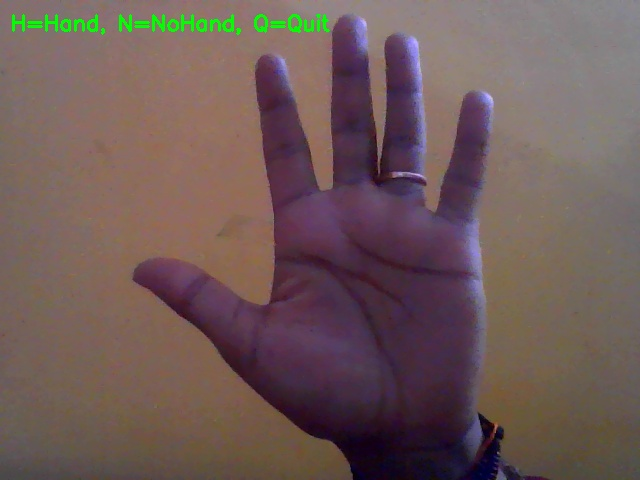
#> input picture hand_poc/dataset/hand/hand_0.jpg, 640 x 480 px, given in place of the camera
$ python main.py
#> lines starting #> are read from the running program, lines starting #| are printed output that depends on the picture
import cv2
import numpy as np
import math

DIST_WARNING = 350
DIST_DANGER = 150
BOX_SIZE = 150
BOX_COLOR_SAFE = (0, 255, 0)      # Green  - Safe
BOX_COLOR_WARN = (0, 255, 255)    # Yellow - Warning
BOX_COLOR_DANGER = (0, 0, 255)    # Red    - Danger

calibrated = False
lower_skin = np.array([0, 0, 0])
upper_skin = np.array([179, 255, 255])

def nothing(x):
    """Dummy function required for creating OpenCV trackbars."""
    pass
# [40 lines left out: function calibrate_color, not called in this run]

def main():
    global calibrated, lower_skin, upper_skin
    cap = cv2.VideoCapture(0)
    cv2.namedWindow("Trackbars")
    cv2.resizeWindow("Trackbars", 300, 300)
    cv2.createTrackbar("L - H", "Trackbars", 0, 179, nothing)
    cv2.createTrackbar("L - S", "Trackbars", 0, 255, nothing)
    cv2.createTrackbar("L - V", "Trackbars", 0, 255, nothing)
    cv2.createTrackbar("U - H", "Trackbars", 179, 179, nothing)
    cv2.createTrackbar("U - S", "Trackbars", 255, 255, nothing)
    cv2.createTrackbar("U - V", "Trackbars", 255, 255, nothing)
    while True:
        ret, frame = cap.read()
#> frame is the input picture: shape (480, 640, 3); mean B, G, R 88.1, 90.1, 110.6
        if not ret:
            break
        frame = cv2.flip(frame, 1)
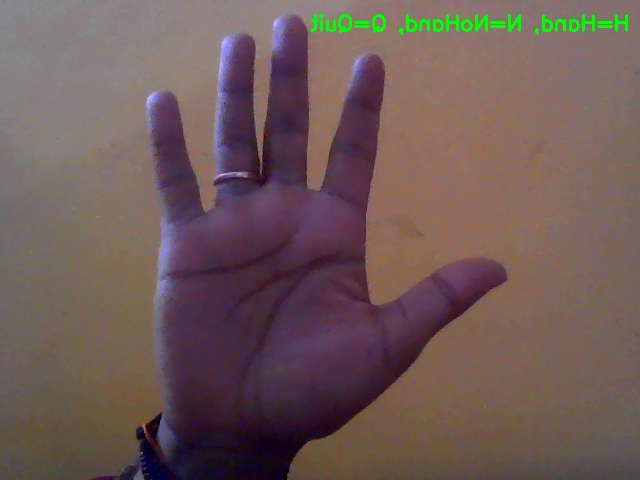
#> frame: shape (480, 640, 3); mean B, G, R 88.1, 90.1, 110.6
        h, w, _ = frame.shape
#> h = 480; w = 640
        box_x = w - BOX_SIZE - 50
#> box_x = 440
        box_y = (h // 2) - (BOX_SIZE // 2)
#> box_y = 165
        box_center = (box_x + BOX_SIZE // 2, box_y + BOX_SIZE // 2)
#> box_center = (515, 240)
        if not calibrated:
            guide_x, guide_y = w // 2 - 50, h // 2 - 50
#> guide_x = 270; guide_y = 190
            guide_w, guide_h = 100, 100
            cv2.rectangle(frame, (guide_x, guide_y), (guide_x + guide_w, guide_y + guide_h), (0, 255, 0), 2)

            cv2.putText(frame, "STEP 1: Place hand in box", (w//2 - 150, h//2 - 70),
                        cv2.FONT_HERSHEY_SIMPLEX, 0.7, (0, 255, 0), 2)
            cv2.putText(frame, "STEP 2: Press 'S' to Start", (w//2 - 150, h//2 + 80),
                        cv2.FONT_HERSHEY_SIMPLEX, 0.7, (0, 255, 0), 2)

            cv2.rectangle(frame, (box_x, box_y), (box_x + BOX_SIZE, box_y + BOX_SIZE), (120, 120, 120), 2)
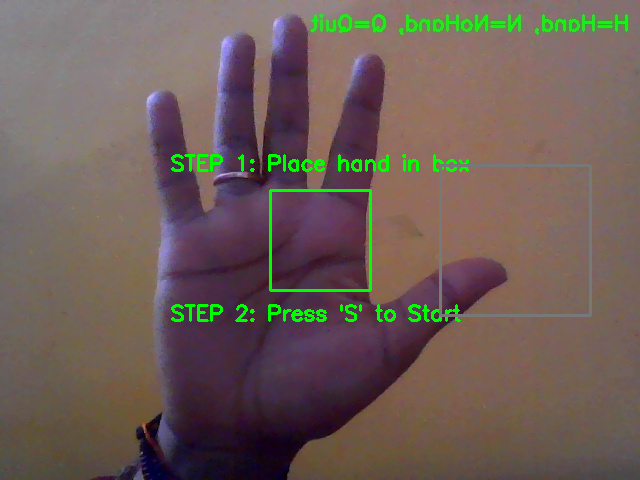
#> frame: shape (480, 640, 3); mean B, G, R 87.2, 93.1, 109.2
            if cv2.waitKey(1) == ord('s'):
#> (key q is pressed here)
                lower_skin, upper_skin = calibrate_color(frame, (guide_x, guide_y, guide_w, guide_h))
                calibrated = True

        else:
            l_h = cv2.getTrackbarPos("L - H", "Trackbars")
            l_s = cv2.getTrackbarPos("L - S", "Trackbars")
            l_v = cv2.getTrackbarPos("L - V", "Trackbars")
            u_h = cv2.getTrackbarPos("U - H", "Trackbars")
            u_s = cv2.getTrackbarPos("U - S", "Trackbars")
            u_v = cv2.getTrackbarPos("U - V", "Trackbars")
            lower_skin = np.array([l_h, l_s, l_v])
            upper_skin = np.array([u_h, u_s, u_v])
            hsv = cv2.cvtColor(frame, cv2.COLOR_BGR2HSV)
            mask = cv2.inRange(hsv, lower_skin, upper_skin)
            mask = cv2.erode(mask, None, iterations=2)
            mask = cv2.dilate(mask, None, iterations=2)
            contours, _ = cv2.findContours(mask, cv2.RETR_TREE, cv2.CHAIN_APPROX_SIMPLE)
            status = "SAFE"
            status_color = BOX_COLOR_SAFE

            if contours:
                c = max(contours, key=cv2.contourArea)
                if cv2.contourArea(c) > 2000:
                    M = cv2.moments(c)
                    if M["m00"] != 0:
                        cx = int(M["m10"] / M["m00"])
                        cy = int(M["m01"] / M["m00"])
                        cv2.drawContours(frame, [c], -1, (255, 0, 0), 2)
                        cv2.circle(frame, (cx, cy), 10, (255, 0, 0), -1)
                        cv2.line(frame, (cx, cy), box_center, (200, 200, 200), 1)
                        dist = math.sqrt((cx - box_center[0])**2 + (cy - box_center[1])**2)
                        in_box_x = box_x < cx < box_x + BOX_SIZE
                        in_box_y = box_y < cy < box_y + BOX_SIZE

                        if (in_box_x and in_box_y) or dist < DIST_DANGER:
                            status = "DANGER"
                            status_color = BOX_COLOR_DANGER
                        elif dist < DIST_WARNING:
                            status = "WARNING"
                            status_color = BOX_COLOR_WARN
                        else:
                            status = "SAFE"
                            status_color = BOX_COLOR_SAFE
                        cv2.putText(frame, f"Dist: {int(dist)}px", (cx - 40, cy - 20),
                                    cv2.FONT_HERSHEY_SIMPLEX, 0.55, (255, 255, 255), 2)

            if status == "DANGER":
                cv2.rectangle(frame, (box_x, box_y), (box_x + BOX_SIZE, box_y + BOX_SIZE),
                              status_color, -1)
                cv2.putText(frame, "DANGER!", (w//2 - 100, h//2),
                            cv2.FONT_HERSHEY_SIMPLEX, 1.5, (0, 0, 255), 4)
            else:
                cv2.rectangle(frame, (box_x, box_y), (box_x + BOX_SIZE, box_y + BOX_SIZE),
                              status_color, 3)

            cv2.putText(frame, f"STATUS: {status}", (20, 50),
                        cv2.FONT_HERSHEY_SIMPLEX, 1, status_color, 2)
            mask_preview = cv2.resize(mask, (160, 120))
            mask_preview = cv2.cvtColor(mask_preview, cv2.COLOR_GRAY2BGR)
            frame[h - 120:h, 0:160] = mask_preview
            cv2.putText(frame, "Mask View", (5, h - 125),
                        cv2.FONT_HERSHEY_SIMPLEX, 0.5, (255,255,255), 1)

            if cv2.waitKey(1) == ord('r'):
                calibrated = False
        cv2.imshow("Hand Tracking", frame)

        if cv2.waitKey(1) & 0xFF == ord('q'):
#> (key q is pressed here)
            break
    cap.release()
    cv2.destroyAllWindows()
if __name__ == "__main__":
    main()

$ run again, on hand_poc/dataset/hand/hand_1.jpg
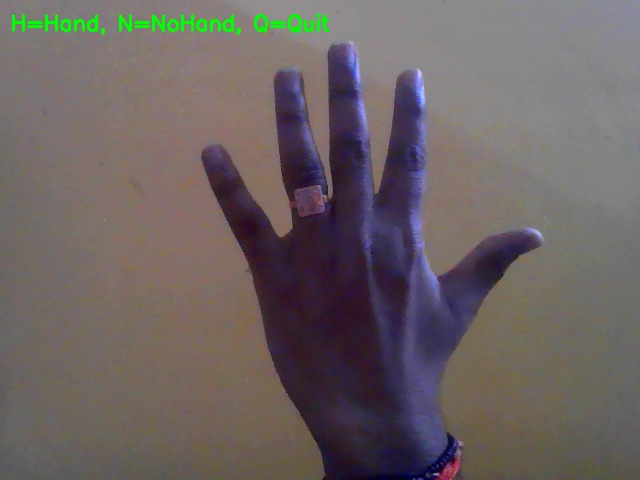
#> input picture hand_poc/dataset/hand/hand_1.jpg, 640 x 480 px, given in place of the camera
#> in main, frame is the input picture: shape (480, 640, 3); mean B, G, R 98.7, 98.8, 107.8
#> in main, `frame = cv2.flip(frame, 1)`:
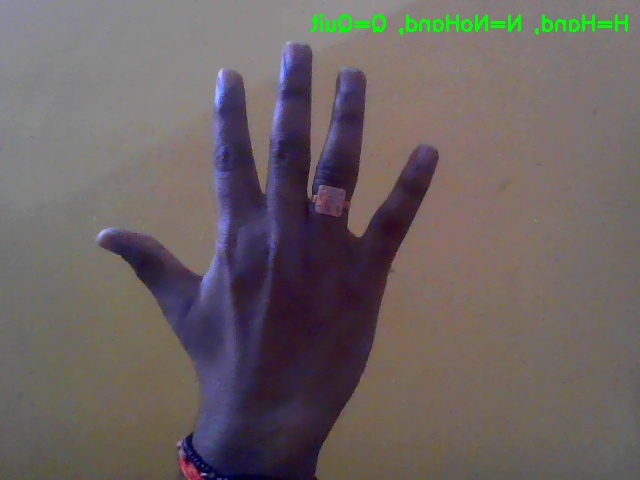
#> frame: shape (480, 640, 3); mean B, G, R 98.7, 98.8, 107.8
#> in main, `cv2.putText(frame, "STEP 2: Press 'S' to Start", (w//2 - 150, h//2 + 8..`:
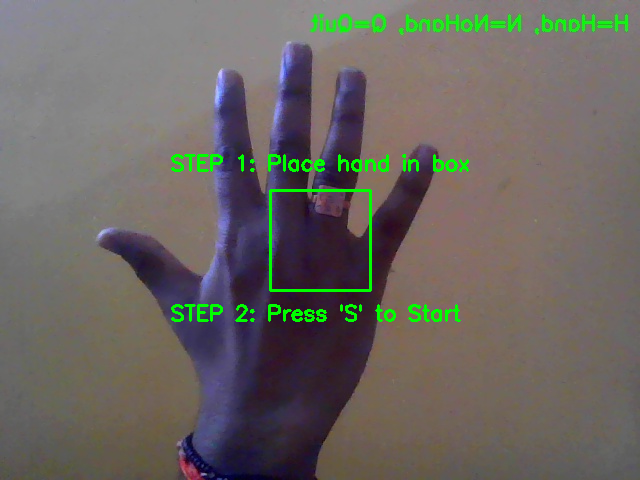
#> frame: shape (480, 640, 3); mean B, G, R 97.4, 101.8, 106.5

$ run again, on hand_poc/dataset/hand/hand_10.jpg
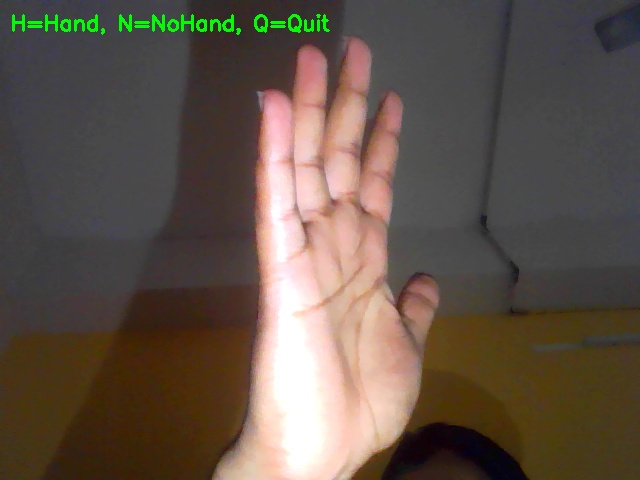
#> input picture hand_poc/dataset/hand/hand_10.jpg, 640 x 480 px, given in place of the camera
#> in main, frame is the input picture: shape (480, 640, 3); mean B, G, R 73.1, 83.9, 97.4
#> in main, `frame = cv2.flip(frame, 1)`:
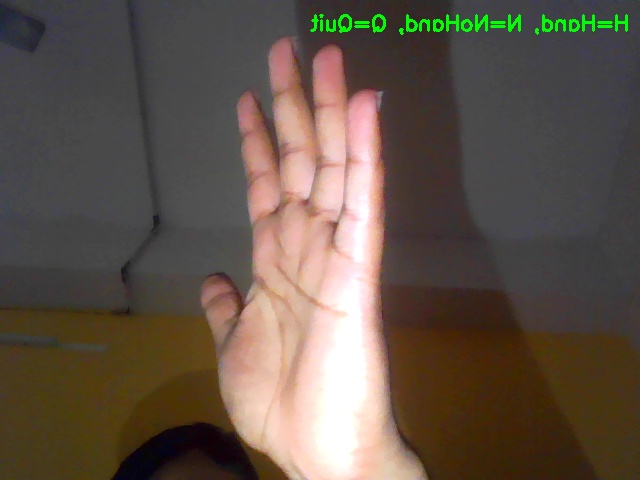
#> frame: shape (480, 640, 3); mean B, G, R 73.1, 83.9, 97.4
#> in main, `cv2.rectangle(frame, (box_x, box_y), (box_x + BOX_SIZE, box_y + BOX_SI..`:
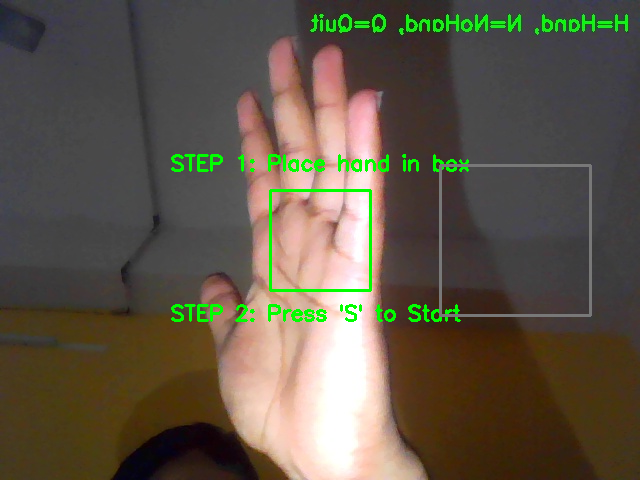
#> frame: shape (480, 640, 3); mean B, G, R 71.6, 86.1, 95.2

$ run again, on hand_poc/dataset/hand/hand_11.jpg
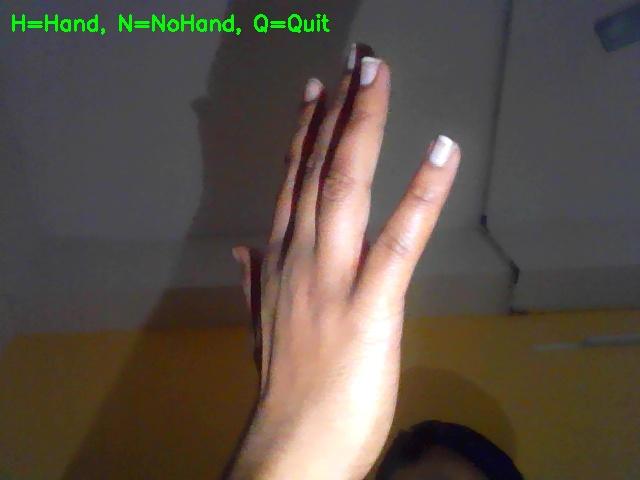
#> input picture hand_poc/dataset/hand/hand_11.jpg, 640 x 480 px, given in place of the camera
#> in main, frame is the input picture: shape (480, 640, 3); mean B, G, R 71.6, 80.8, 91.2
#> in main, `frame = cv2.flip(frame, 1)`:
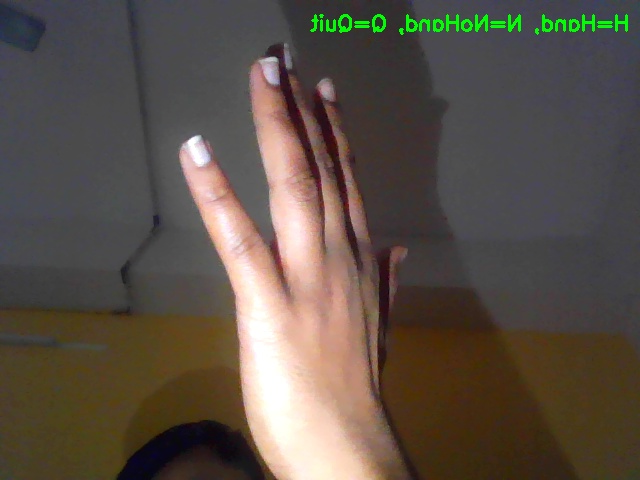
#> frame: shape (480, 640, 3); mean B, G, R 71.6, 80.8, 91.2
#> in main, `cv2.rectangle(frame, (box_x, box_y), (box_x + BOX_SIZE, box_y + BOX_SI..`:
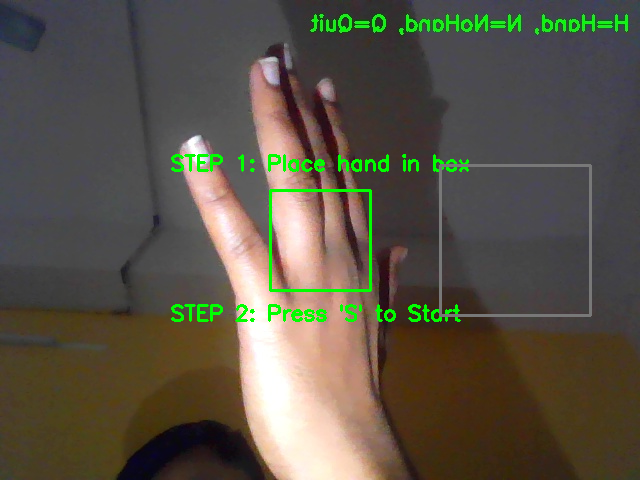
#> frame: shape (480, 640, 3); mean B, G, R 70.5, 83.4, 89.4
